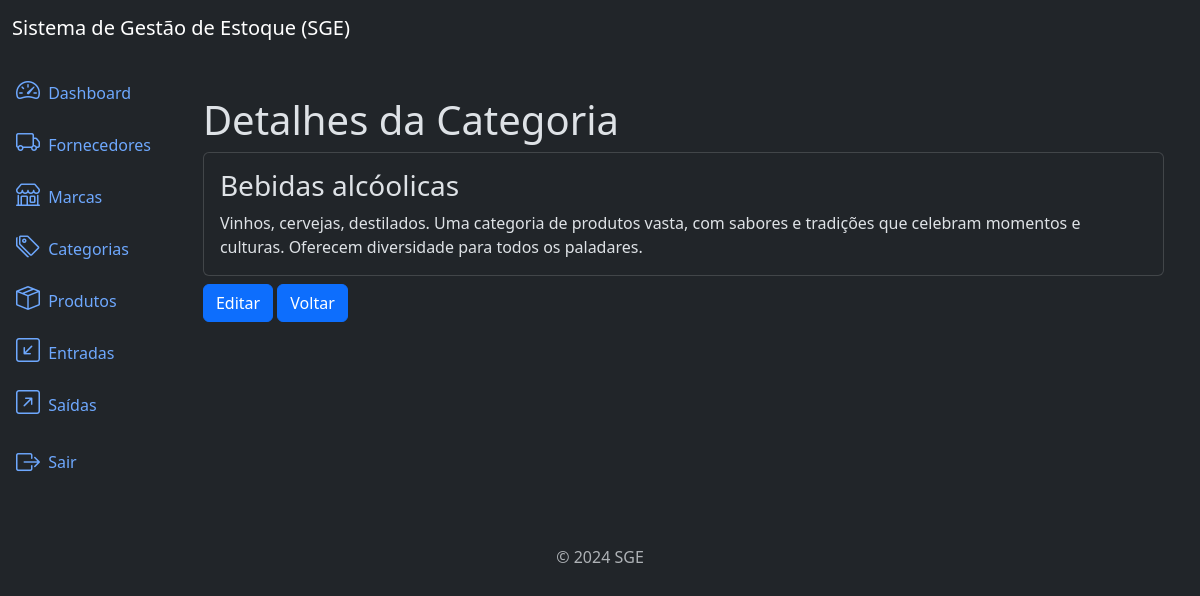
The app's page /categories/2/detail/ (signed in) with its own data.
### category/models.py (models this page shows, shortened)
class Category(models.Model):
    name = models.CharField(max_length=300)
    description = models.TextField(null=True, blank=True)
    created_at = models.DateTimeField(auto_now_add=True)
    updated_at = models.DateTimeField(auto_now=True)
    class Meta:
        ordering = ['name']

### category/views.py (the view)
# urls.py: path('categories/<int:pk>/detail/', views.CategoryDetail.as_view(), \
class CategoryDetail(LoginRequiredMixin, PermissionRequiredMixin, DetailView):
    model = models.Category
    template_name = 'category_details.html'
    context_object_name = 'category'
    permission_required = 'category.view_category'

### category/templates/category_details.html
{% extends "base.html" %}
{% block content %}
<div class='container mt-4'>
    <h3 class='display-6'>Detalhes da Categoria</h3>
    <div class='card'>
        <div class='card-body'>
            <h3 class='card-title'>{{ object.name}}</h3>
            <p class='card-text'>
                {{ object.description}}
            </p>
        </div>
    </div>
    {% if perms.category.change_category %}
    <a href="{% url "category_update" category.pk %}" class='btn btn-primary mt-2'>
    Editar
    </a>
    {% endif %}
    <a href="{% url "category_list" %}" class='btn btn-primary mt-2'>
    Voltar
    </a>
</div>
{% endblock content %}

### records on screen
Category: name "Bebidas alcóolicas", description "Vinhos, cervejas, destilados. Uma categoria de produtos vasta, com sabores e tradições que celebram momentos e culturas. Oferecem diversidade para todos os paladares."
